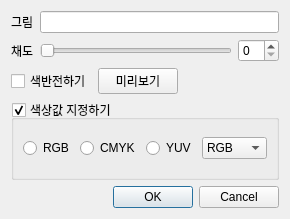
<ui version="4.0" >
 <class>TestDialog</class>
 <widget class="QDialog" name="TestDialog" >
  <property name="geometry" >
   <rect>
    <x>0</x>
    <y>0</y>
    <width>275</width>
    <height>219</height>
   </rect>
  </property>
  <property name="windowTitle" >
   <string>Dialog</string>
  </property>
  <layout class="QVBoxLayout" >
   <item>
    <layout class="QGridLayout" >
     <item row="0" column="0" >
      <widget class="QLabel" name="label" >
       <property name="text" >
        <string>그림</string>
       </property>
      </widget>
     </item>
     <item row="0" column="1" >
      <widget class="QLineEdit" name="lineEdit" />
     </item>
     <item row="1" column="0" >
      <widget class="QLabel" name="label_2" >
       <property name="text" >
        <string>채도</string>
       </property>
      </widget>
     </item>
     <item row="1" column="1" >
      <layout class="QHBoxLayout" >
       <item>
        <widget class="QSlider" name="horizontalSlider" >
         <property name="orientation" >
          <enum>Qt::Horizontal</enum>
         </property>
        </widget>
       </item>
       <item>
        <widget class="QSpinBox" name="spinBox" />
       </item>
      </layout>
     </item>
     <item row="2" column="0" colspan="2" >
      <layout class="QHBoxLayout" >
       <item>
        <widget class="QCheckBox" name="checkBox" >
         <property name="text" >
          <string>색반전하기</string>
         </property>
        </widget>
       </item>
       <item>
        <widget class="QPushButton" name="pushButton" >
         <property name="text" >
          <string>미리보기</string>
         </property>
        </widget>
       </item>
       <item>
        <spacer>
         <property name="orientation" >
          <enum>Qt::Horizontal</enum>
         </property>
         <property name="sizeHint" >
          <size>
           <width>40</width>
           <height>20</height>
          </size>
         </property>
        </spacer>
       </item>
      </layout>
     </item>
    </layout>
   </item>
   <item>
    <widget class="QGroupBox" name="color_group" >
     <property name="title" >
      <string>색상값 지정하기</string>
     </property>
     <property name="checkable" >
      <bool>true</bool>
     </property>
     <layout class="QHBoxLayout" >
      <item>
       <widget class="QRadioButton" name="rgb_radio" >
        <property name="text" >
         <string>RGB</string>
        </property>
       </widget>
      </item>
      <item>
       <widget class="QRadioButton" name="cmyk_radio" >
        <property name="text" >
         <string>CMYK</string>
        </property>
       </widget>
      </item>
      <item>
       <widget class="QRadioButton" name="yuv_radio" >
        <property name="text" >
         <string>YUV</string>
        </property>
       </widget>
      </item>
      <item>
       <widget class="QComboBox" name="color_combo" >
        <item>
         <property name="text" >
          <string>RGB</string>
         </property>
        </item>
        <item>
         <property name="text" >
          <string>CMYK</string>
         </property>
        </item>
        <item>
         <property name="text" >
          <string>YUV</string>
         </property>
        </item>
       </widget>
      </item>
     </layout>
    </widget>
   </item>
   <item>
    <widget class="QDialogButtonBox" name="buttonBox" >
     <property name="standardButtons" >
      <set>QDialogButtonBox::Cancel|QDialogButtonBox::NoButton|QDialogButtonBox::Ok</set>
     </property>
    </widget>
   </item>
  </layout>
 </widget>
 <resources/>
 <connections>
  <connection>
   <sender>horizontalSlider</sender>
   <signal>valueChanged(int)</signal>
   <receiver>spinBox</receiver>
   <slot>setValue(int)</slot>
   <hints>
    <hint type="sourcelabel" >
     <x>188</x>
     <y>56</y>
    </hint>
    <hint type="destinationlabel" >
     <x>219</x>
     <y>52</y>
    </hint>
   </hints>
  </connection>
  <connection>
   <sender>spinBox</sender>
   <signal>valueChanged(int)</signal>
   <receiver>horizontalSlider</receiver>
   <slot>setValue(int)</slot>
   <hints>
    <hint type="sourcelabel" >
     <x>238</x>
     <y>54</y>
    </hint>
    <hint type="destinationlabel" >
     <x>95</x>
     <y>52</y>
    </hint>
   </hints>
  </connection>
  <connection>
   <sender>checkBox</sender>
   <signal>toggled(bool)</signal>
   <receiver>pushButton</receiver>
   <slot>setEnabled(bool)</slot>
   <hints>
    <hint type="sourcelabel" >
     <x>61</x>
     <y>82</y>
    </hint>
    <hint type="destinationlabel" >
     <x>115</x>
     <y>84</y>
    </hint>
   </hints>
  </connection>
  <connection>
   <sender>buttonBox</sender>
   <signal>accepted()</signal>
   <receiver>TestDialog</receiver>
   <slot>accept()</slot>
   <hints>
    <hint type="sourcelabel" >
     <x>130</x>
     <y>188</y>
    </hint>
    <hint type="destinationlabel" >
     <x>119</x>
     <y>176</y>
    </hint>
   </hints>
  </connection>
  <connection>
   <sender>buttonBox</sender>
   <signal>rejected()</signal>
   <receiver>TestDialog</receiver>
   <slot>reject()</slot>
   <hints>
    <hint type="sourcelabel" >
     <x>225</x>
     <y>189</y>
    </hint>
    <hint type="destinationlabel" >
     <x>272</x>
     <y>197</y>
    </hint>
   </hints>
  </connection>
 </connections>
</ui>
